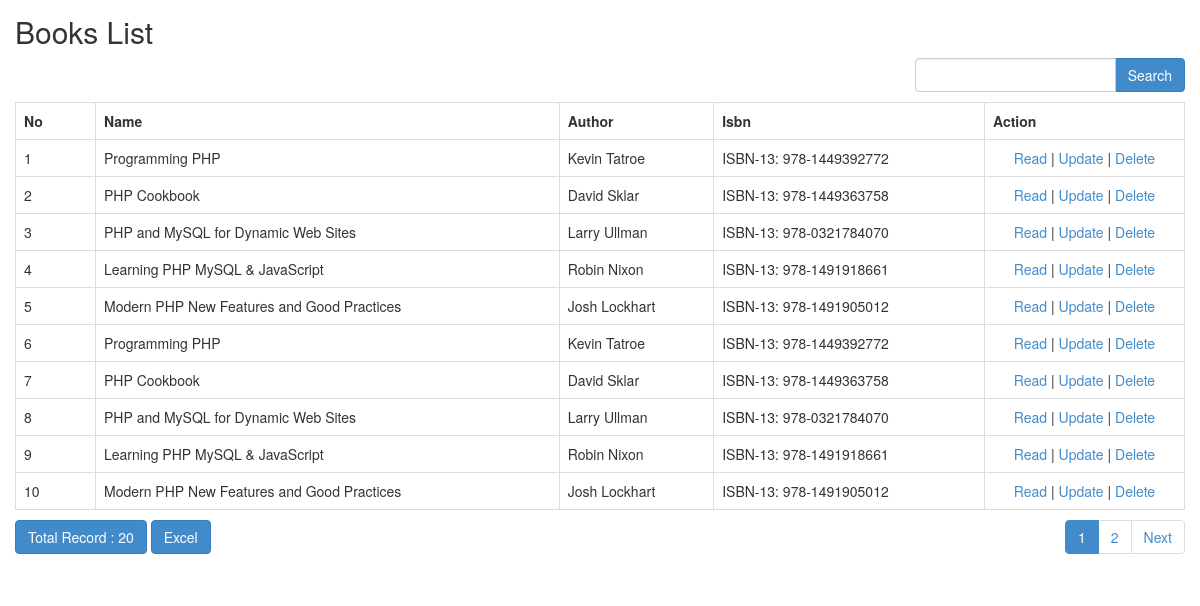
The page /index.php/books on the database its author committed.
### tables this page shows
CREATE TABLE `books` (
  `id` int(8) NOT NULL,
  `name` varchar(100) NOT NULL,
  `author` varchar(30) NOT NULL,
  `isbn` varchar(30) NOT NULL
);

### application/controllers/Books.php (called while the page is built, shortened)
<?php if (!defined('BASEPATH')) exit('No direct script access allowed');
class Books extends CI_Controller
{
    function __construct()
    {
        $this->load->model('Books_model');
        $this->load->library('form_validation');
    }
    public function index()
    {
        $q = urldecode($this->input->get('q', TRUE));
        $start = intval($this->input->get('start'));
        if ($q <> '') {
            $config['base_url'] = base_url() . 'books/index.html?q=' . urlencode($q);
            $config['first_url'] = base_url() . 'books/index.html?q=' . urlencode($q);
        } else {
            $config['base_url'] = base_url() . 'books/index.html';
            $config['first_url'] = base_url() . 'books/index.html';
        }
        $config['per_page'] = 10;
        $config['page_query_string'] = TRUE;
        $config['total_rows'] = $this->Books_model->total_rows($q);
        $books = $this->Books_model->get_limit_data($config['per_page'], $start, $q);
        $this->load->library('pagination');
        $this->pagination->initialize($config);
        $data = array(
            'books_data' => $books,
            'q' => $q,
            'pagination' => $this->pagination->create_links(),
            'total_rows' => $config['total_rows'],
            'start' => $start,
        );
        $this->load->view('books/books_list', $data);
    }
}

### index.php (called while the page is built, shortened)
<?php
require_once BASEPATH.'core/CodeIgniter.php';

### application/config/config.php (called while the page is built, shortened)
<?php
$config['base_url'] = 'http://localhost/cetak-excel-dengan-codeigniter/';
$config['index_page'] = '';
$config['uri_protocol']	= 'REQUEST_URI';
$config['url_suffix'] = '.html';
$config['language']	= 'english';
$config['charset'] = 'UTF-8';
$config['enable_hooks'] = FALSE;
$config['subclass_prefix'] = 'MY_';
$config['composer_autoload'] = FALSE;
$config['permitted_uri_chars'] = 'a-z 0-9~%.:_\-';
$config['allow_get_array'] = TRUE;
$config['enable_query_strings'] = FALSE;
$config['controller_trigger'] = 'c';
$config['function_trigger'] = 'm';
$config['directory_trigger'] = 'd';
$config['log_threshold'] = 0;
$config['log_path'] = '';
$config['log_file_extension'] = '';
$config['log_file_permissions'] = 0644;
$config['log_date_format'] = 'Y-m-d H:i:s';
$config['error_views_path'] = '';
$config['cache_path'] = '';
$config['cache_query_string'] = FALSE;
$config['encryption_key'] = 'edi';
$config['sess_driver'] = 'files';
$config['sess_cookie_name'] = 'ci_session';
$config['sess_expiration'] = 7200;
$config['sess_save_path'] = NULL;
$config['sess_match_ip'] = FALSE;
$config['sess_time_to_update'] = 300;
$config['sess_regenerate_destroy'] = FALSE;
$config['cookie_prefix']	= '';
$config['cookie_domain']	= '';
$config['cookie_path']		= '/';
$config['cookie_secure']	= FALSE;
$config['cookie_httponly'] 	= FALSE;
$config['standardize_newlines'] = FALSE;
$config['global_xss_filtering'] = FALSE;
$config['csrf_protection'] = FALSE;
$config['csrf_token_name'] = 'csrf_test_name';
$config['csrf_cookie_name'] = 'csrf_cookie_name';
$config['csrf_expire'] = 7200;
$config['csrf_regenerate'] = TRUE;
$config['csrf_exclude_uris'] = array();
$config['compress_output'] = FALSE;
$config['time_reference'] = 'local';
$config['rewrite_short_tags'] = FALSE;
$config['proxy_ips'] = '';

### application/models/Books_model.php (called while the page is built, shortened)
<?php
class Books_model extends CI_Model
{
    public $table = 'books';
    public $id = 'id';
    public $order = 'DESC';
    function total_rows($q = NULL) {
        $this->db->like('id', $q);
	$this->db->or_like('name', $q);
	$this->db->or_like('author', $q);
	$this->db->or_like('isbn', $q);
	$this->db->from($this->table);
        return $this->db->count_all_results();
    }
    function get_limit_data($limit, $start = 0, $q = NULL) {
        $this->db->order_by($this->id, $this->order);
        $this->db->like('id', $q);
	$this->db->or_like('name', $q);
	$this->db->or_like('author', $q);
	$this->db->or_like('isbn', $q);
	$this->db->limit($limit, $start);
        return $this->db->get($this->table)->result();
    }
}

### application/views/books/books_list.php (the view, shortened to what this page needs)
<!doctype html>
<html>
    <head>
        <link rel="stylesheet" href="<?php echo base_url('assets/bootstrap/css/bootstrap.min.css') ?>"/>
    </head>
    <body>
        <h2 style="margin-top:0px">Books List</h2>
        <div class="row" style="margin-bottom: 10px">
            <div class="col-md-4">
            </div>
            <div class="col-md-4 text-center">
            </div>
            <div class="col-md-1 text-right">
            </div>
            <div class="col-md-3 text-right">
                <form action="<?php echo site_url('books/index'); ?>" class="form-inline" method="get">
                    <div class="input-group">
                        <input type="text" class="form-control" name="q" value="<?php echo $q; ?>">
                        <span class="input-group-btn">
                          <button class="btn btn-primary" type="submit">Search</button>
                        </span>
                    </div>
                </form>
            </div>
        </div>
        <table class="table table-bordered" style="margin-bottom: 10px">
            <tr>
                <th>No</th>
		<th>Name</th>
		<th>Author</th>
		<th>Isbn</th>
		<th>Action</th>
            </tr><?php
            foreach ($books_data as $books)
            {
                ?>
                <tr>
			<td width="80px"><?php echo ++$start ?></td>
			<td><?php echo $books->name ?></td>
			<td><?php echo $books->author ?></td>
			<td><?php echo $books->isbn ?></td>
			<td style="text-align:center" width="200px">
				<?php
				echo anchor(site_url('books/read/'.$books->id),'Read');
				echo ' | ';
				echo anchor(site_url('books/update/'.$books->id),'Update');
				echo ' | ';
				echo anchor(site_url('books/delete/'.$books->id),'Delete','onclick="javasciprt: return confirm(\'Are You Sure ?\')"');
				?>
			</td>
		</tr>
                <?php
            }
            ?>
        </table>
        <div class="row">
            <div class="col-md-6">
                <a href="#" class="btn btn-primary">Total Record : <?php echo $total_rows ?></a>
		<?php echo anchor(site_url('books/excel'), 'Excel', 'class="btn btn-primary"'); ?>
	    </div>
            <div class="col-md-6 text-right">
                <?php echo $pagination ?>
            </div>
        </div>
    </body>
</html>

### application/config/pagination.php (shortened to what this page needs)
<?php  if ( ! defined('BASEPATH')) exit('No direct script access allowed');
$config['full_tag_open'] = '<nav><ul class="pagination" style="margin-top:0px">';
$config['full_tag_close'] = '</ul></nav>';
$config['next_tag_open'] = '<li>';
$config['next_tag_close'] = '</li>';
$config['cur_tag_open'] = '<li class="active"><a>';
$config['cur_tag_close'] = '</a></li>';
$config['num_tag_open'] = '<li>';
$config['num_tag_close'] = '</li>';

### application/views/books/books_list.php (style rules this page uses)
body { padding: 15px; }

### rows shown on the page
books: name "Programming PHP", author "Kevin Tatroe", isbn "ISBN-13: 978-1449392772", id "Read", id "Update", id "Delete"
books: name "PHP Cookbook", author "David Sklar", isbn "ISBN-13: 978-1449363758", id "Read", id "Update", id "Delete"
books: name "PHP and MySQL for Dynamic Web Sites", author "Larry Ullman", isbn "ISBN-13: 978-0321784070", id "Read", id "Update", id "Delete"
books: name "Learning PHP MySQL & JavaScript", author "Robin Nixon", isbn "ISBN-13: 978-1491918661", id "Read", id "Update", id "Delete"
books: name "Modern PHP New Features and Good Practices", author "Josh Lockhart", isbn "ISBN-13: 978-1491905012", id "Read", id "Update", id "Delete"
books: name "Programming PHP", author "Kevin Tatroe", isbn "ISBN-13: 978-1449392772", id "Read", id "Update", id "Delete"
books: name "PHP Cookbook", author "David Sklar", isbn "ISBN-13: 978-1449363758", id "Read", id "Update", id "Delete"
books: name "PHP and MySQL for Dynamic Web Sites", author "Larry Ullman", isbn "ISBN-13: 978-0321784070", id "Read", id "Update", id "Delete"
books: name "Learning PHP MySQL & JavaScript", author "Robin Nixon", isbn "ISBN-13: 978-1491918661", id "Read", id "Update", id "Delete"
books: name "Modern PHP New Features and Good Practices", author "Josh Lockhart", isbn "ISBN-13: 978-1491905012", id "Read", id "Update", id "Delete"

### other values the page prints
$total_rows "20"
anchor(site_url('books/excel'), 'Excel', 'class="btn btn-primary"') "Excel"
$pagination "1 2 Next"
